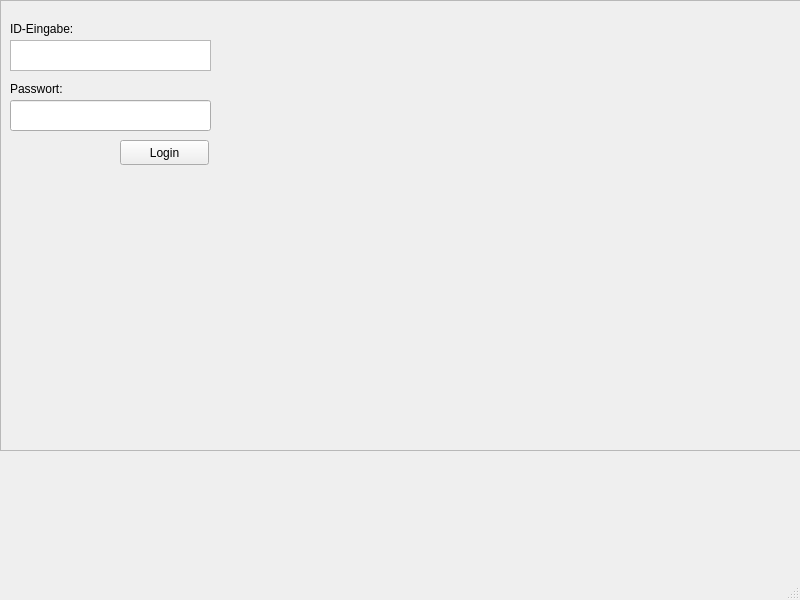
<?xml version="1.0" encoding="UTF-8"?>
<ui version="4.0">
 <class>MainWindow</class>
 <widget class="QMainWindow" name="MainWindow">
  <property name="geometry">
   <rect>
    <x>0</x>
    <y>0</y>
    <width>800</width>
    <height>600</height>
   </rect>
  </property>
  <property name="windowTitle">
   <string>MainWindow</string>
  </property>
  <widget class="QWidget" name="centralwidget">
   <widget class="QWidget" name="gridLayoutWidget">
    <property name="geometry">
     <rect>
      <x>0</x>
      <y>0</y>
      <width>801</width>
      <height>451</height>
     </rect>
    </property>
    <layout class="QGridLayout" name="gridLayout">
     <item row="0" column="0">
      <widget class="QFrame" name="frame">
       <property name="frameShape">
        <enum>QFrame::StyledPanel</enum>
       </property>
       <property name="frameShadow">
        <enum>QFrame::Raised</enum>
       </property>
       <widget class="QLabel" name="label">
        <property name="geometry">
         <rect>
          <x>10</x>
          <y>20</y>
          <width>91</width>
          <height>17</height>
         </rect>
        </property>
        <property name="text">
         <string>ID-Eingabe:</string>
        </property>
       </widget>
       <widget class="QTextEdit" name="textEdit">
        <property name="geometry">
         <rect>
          <x>10</x>
          <y>40</y>
          <width>201</width>
          <height>31</height>
         </rect>
        </property>
       </widget>
       <widget class="QLabel" name="label_2">
        <property name="geometry">
         <rect>
          <x>10</x>
          <y>80</y>
          <width>67</width>
          <height>17</height>
         </rect>
        </property>
        <property name="text">
         <string>Passwort:</string>
        </property>
       </widget>
       <widget class="QPushButton" name="pushButton">
        <property name="geometry">
         <rect>
          <x>120</x>
          <y>140</y>
          <width>89</width>
          <height>25</height>
         </rect>
        </property>
        <property name="text">
         <string>Login</string>
        </property>
       </widget>
       <widget class="QLineEdit" name="lineEdit">
        <property name="geometry">
         <rect>
          <x>10</x>
          <y>100</y>
          <width>201</width>
          <height>31</height>
         </rect>
        </property>
        <property name="echoMode">
         <enum>QLineEdit::Password</enum>
        </property>
       </widget>
      </widget>
     </item>
    </layout>
   </widget>
  </widget>
  <widget class="QMenuBar" name="menubar">
   <property name="geometry">
    <rect>
     <x>0</x>
     <y>0</y>
     <width>800</width>
     <height>22</height>
    </rect>
   </property>
  </widget>
  <widget class="QStatusBar" name="statusbar"/>
 </widget>
 <resources/>
 <connections/>
</ui>
